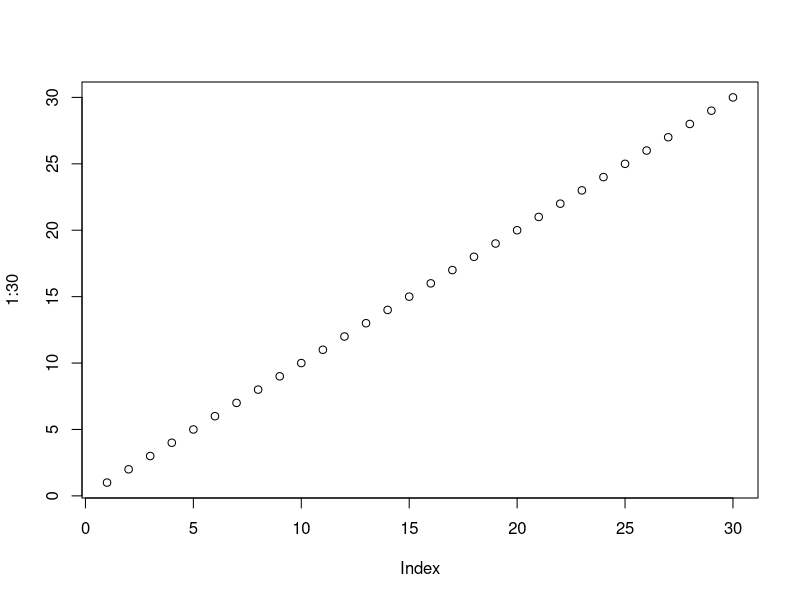
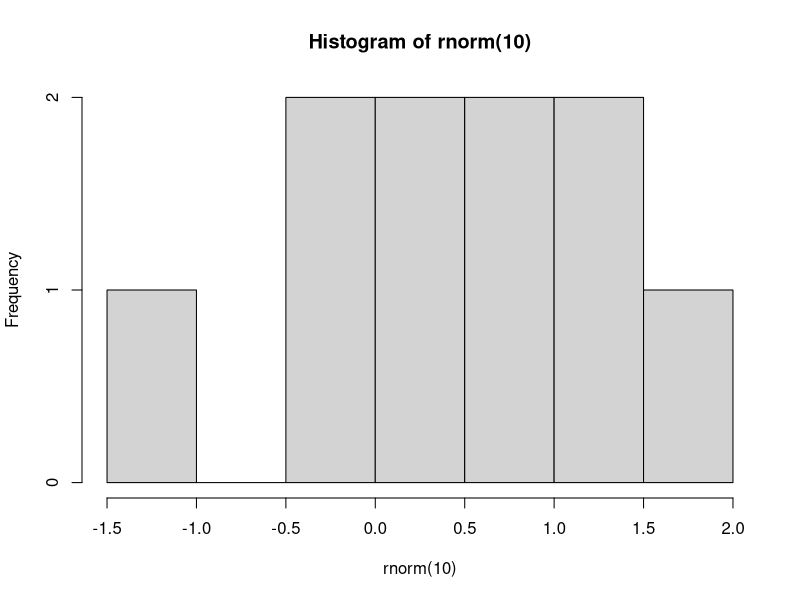
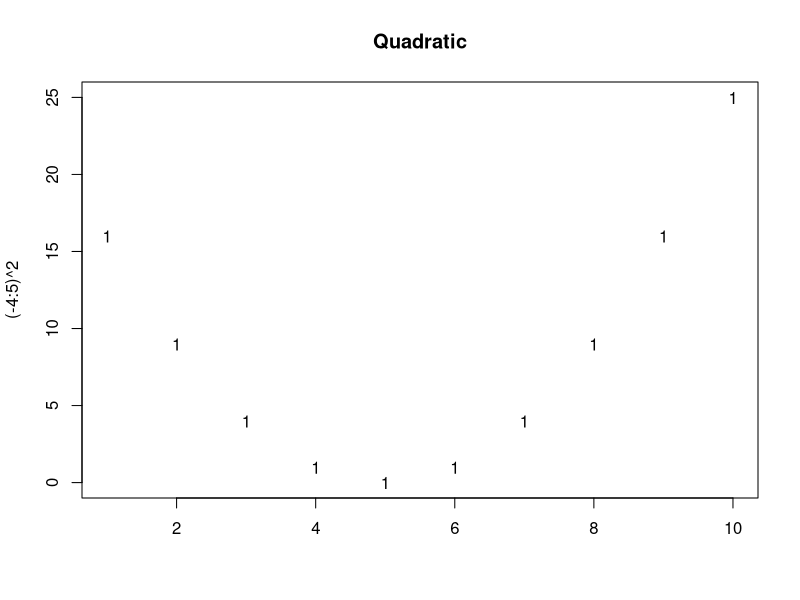
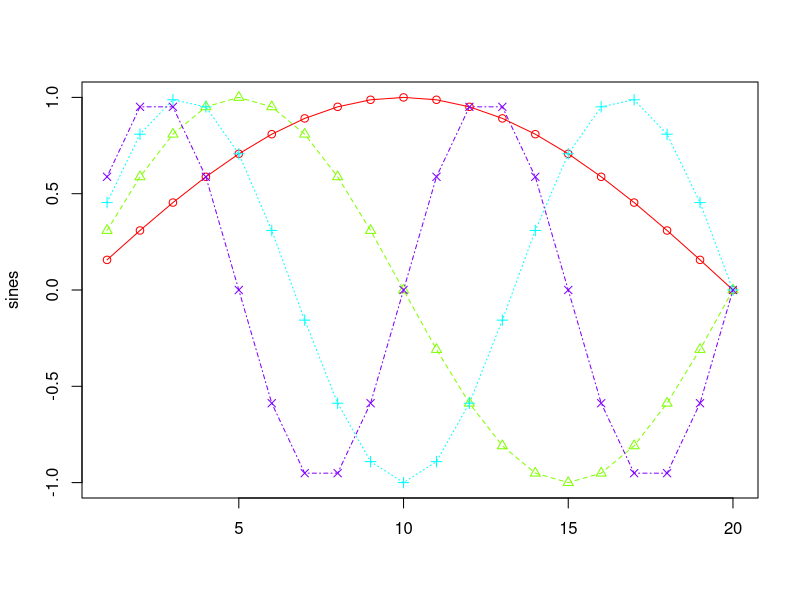
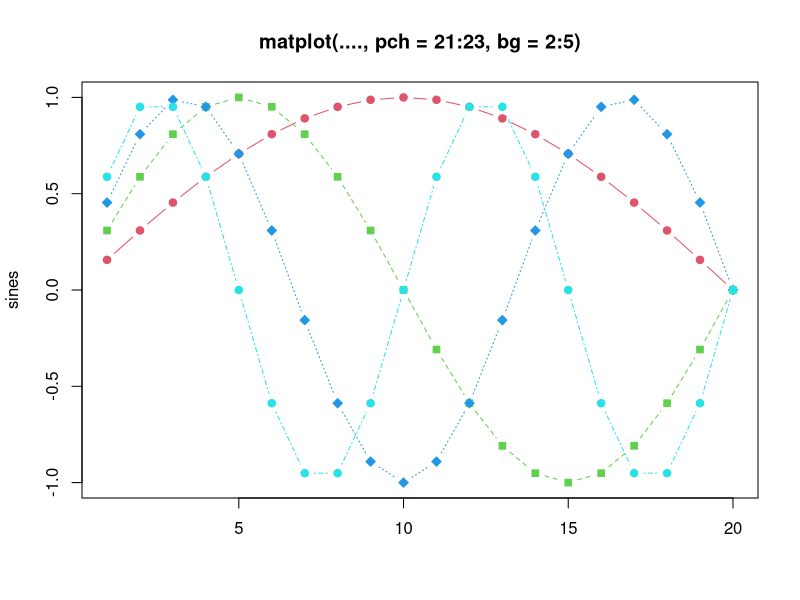
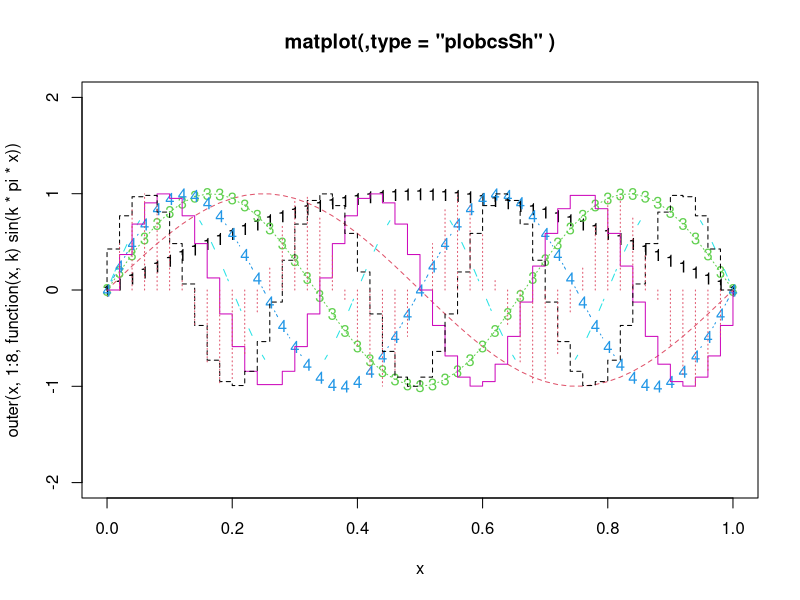
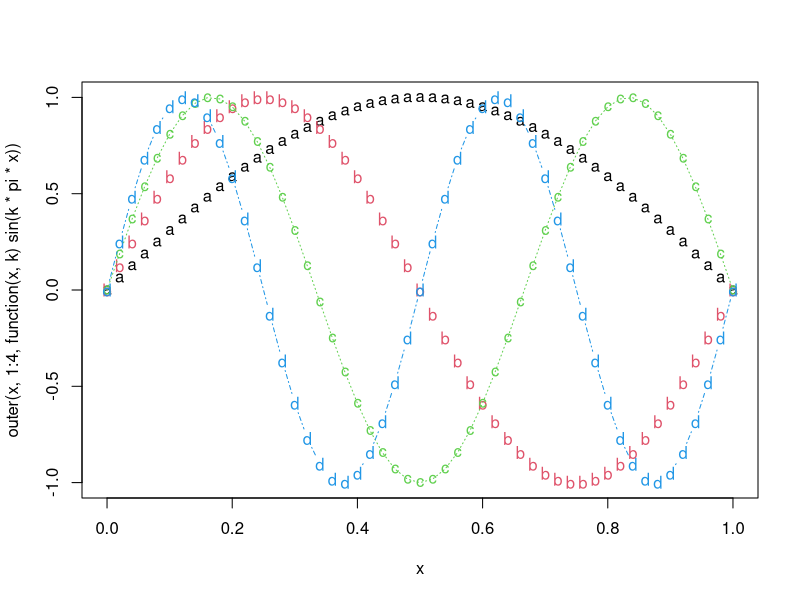
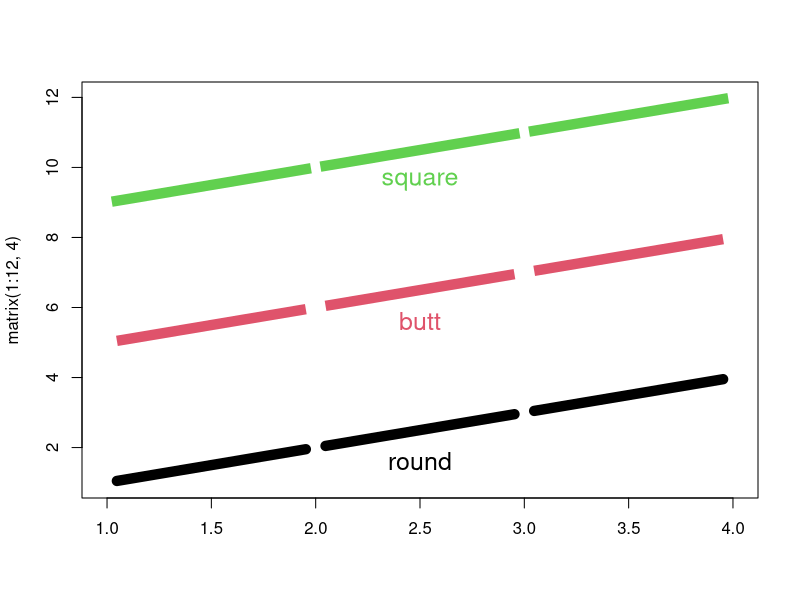

The R script that drew these images, in order:
contributors()

licence()

#infos da sessão de trabalho
sessionInfo()

#aspas dupla e simples
print("testando o RStudio")
print('testando com aspas simples') 

#graficos
plot(1:30)
hist(rnorm(10))

#instalando pacotes
install.packages("randomForest")
install.packages('ggplot2')

#carregar pacote para uso no projeto
library(ggplot2)
library(randomForest)

#remover pacote do projeto
detach(package:ggplot2)
detach(package:randomForest)

#help
help(mean)
?mean #mostra função

help.search('randomForest')
help.search('matplot')
??matplot #faz busca com o termo
RSiteSearch('matplot')
example('matplot')
example('randomForest')